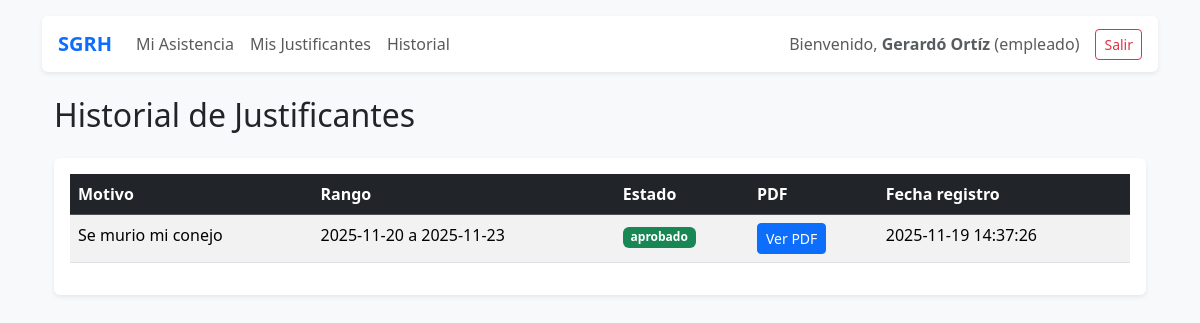
The page /public/?route=historial_justificantes (signed in) on the database its author committed.
### tables this page shows
CREATE TABLE `justificantes` (
  `id` int(11) NOT NULL AUTO_INCREMENT,
  `empleado_id` int(11) NOT NULL,
  `motivo` varchar(255) NOT NULL,
  `archivo` varchar(255) NOT NULL,
  `fecha_inicio` date NOT NULL,
  `fecha_fin` date NOT NULL,
  `estado` enum('pendiente','aprobado','rechazado') DEFAULT 'pendiente',
  `created_at` timestamp NOT NULL DEFAULT current_timestamp(),
  `updated_at` timestamp NOT NULL DEFAULT current_timestamp() ON UPDATE current_timestamp(),
  PRIMARY KEY (`id`),
  KEY `fk_justificante_empleado` (`empleado_id`),
  CONSTRAINT `fk_justificante_empleado` FOREIGN KEY (`empleado_id`) REFERENCES `empleados` (`id`) ON DELETE CASCADE ON UPDATE CASCADE
);

### app/core/Controller.php (called while the page is built, shortened)
<?php
class Controller {
    protected function view(string $template, array $data = []) {
        extract($data);
        $viewPath = __DIR__ . '/../views/' . $template . '.php';
        include __DIR__ . '/../views/layout/header.php';
        include __DIR__ . '/../views/layout/nav.php';
        include $viewPath;
        include __DIR__ . '/../views/layout/footer.php';
    }
}

### app/controllers/JustificanteController.php (called while the page is built, shortened)
<?php
require_once __DIR__ . '/../models/Empleado.php';
class JustificanteController extends Controller {
public function historial() {
    $u = Auth::user();
    $empleado = Empleado::buscarPorUserId($u['id']);
    $justificantes = Justificante::porEmpleado($empleado['id']);
    $this->view('justificante/historial', compact('justificantes', 'u'));
}
}

### app/models/Justificante.php (called while the page is built, shortened)
<?php
class Justificante {
    public static function porEmpleado($empleado_id) {
        $db = Database::getInstance();
        $stmt = $db->prepare("SELECT * FROM justificantes WHERE empleado_id = ? ORDER BY created_at DESC");
        $stmt->execute([$empleado_id]);
        return $stmt->fetchAll();
    }
}

### app/models/Empleado.php (called while the page is built, shortened)
<?php
class Empleado {
    public static function buscarPorUserId($user_id) {
    $db = Database::getInstance();
    $stmt = $db->prepare("SELECT * FROM empleados WHERE user_id = ?");
    $stmt->execute([$user_id]);
    return $stmt->fetch();
}
}

### app/views/justificante/historial.php (the view)
<?php require_once __DIR__ . '/../layout/header.php'; ?>
<?php require_once __DIR__ . '/../layout/nav.php'; ?>
<div class="container mt-4">
    <h2 class="mb-4">Historial de Justificantes</h2>
    <?php if (empty($justificantes)): ?>
        <div class="alert alert-info">No tienes justificantes registrados.</div>
    <?php else: ?>
        <div class="table-responsive bg-white shadow-sm rounded p-3">
            <table class="table table-striped">
                <thead class="table-dark">
                    <tr>
                        <th>Motivo</th>
                        <th>Rango</th>
                        <th>Estado</th>
                        <th>PDF</th>
                        <th>Fecha registro</th>
                    </tr>
                </thead>
                <tbody>
                    <?php foreach ($justificantes as $j): ?>
                        <tr>
                            <td><?= htmlspecialchars($j['motivo']) ?></td>
                            <td><?= $j['fecha_inicio'] ?> a <?= $j['fecha_fin'] ?></td>
                            <td>
                                <?php
                                    $badge = [
                                        'pendiente' => 'warning',
                                        'aprobado' => 'success',
                                        'rechazado' => 'danger'
                                    ][$j['estado']] ?? 'secondary';
                                ?>
                                <span class="badge bg-<?= $badge ?>">
                                    <?= htmlspecialchars($j['estado']) ?>
                                </span>
                            </td>
                            <td>
                                <a class="btn btn-sm btn-primary"
                                   href="/SGRH_PHP_MVC/public/?route=ver_justificante&id=<?= $j['id'] ?>">
                                   Ver PDF
                                </a>
                            </td>
                            <td><?= $j['created_at'] ?></td>
                        </tr>
                    <?php endforeach; ?>
                </tbody>
            </table>
        </div>
    <?php endif; ?>
</div>
<?php require_once __DIR__ . '/../layout/footer.php'; ?>

### rows shown on the page
justificantes: motivo "Se murio mi conejo", fecha_inicio "2025-11-20", fecha_fin "2025-11-23", estado "aprobado", created_at "2025-11-19 14:37:26"

### other values the page prints
$u['name'] "Gerardó Ortíz"
$u['role'] "empleado"
